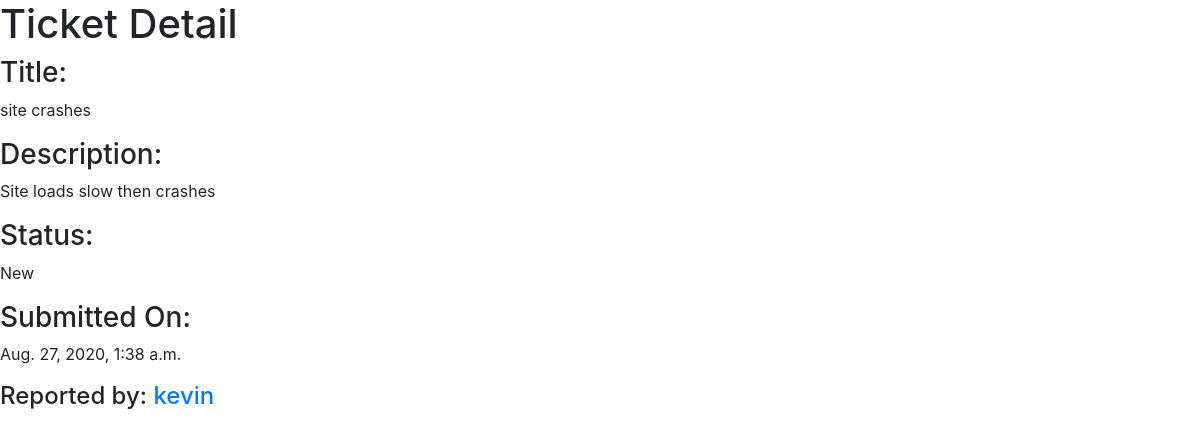
The page /ticket/1/ on the database its author committed.
### bugtracker_app/models.py (models this page shows, shortened)
class Ticket(models.Model):
    class StatusChoices(models.TextChoices):
        NEW = 'New',
        IN_PROGRESS = 'In Progress',
        DONE = 'Done',
        INVALID = 'Invalid',
    title = models.CharField(max_length=90)
    time_submitted = models.DateTimeField(
        default=now, editable=False)
    description = models.TextField(max_length=255)
    createdby = models.ForeignKey(
        CustomUserModel, null=True, on_delete=models.CASCADE, related_name='createdby')
    status = models.CharField(
        max_length=32,
        choices=StatusChoices.choices,
        default=StatusChoices.NEW
    )
    assignedto = models.ForeignKey(
        CustomUserModel, null=True, default=None, on_delete=models.CASCADE, related_name='assignedto')
    completedby = models.ForeignKey(
        CustomUserModel, blank=True, null=True, default=None, on_delete=models.CASCADE, related_name='completedby')
    class Meta:
        unique_together = ['title', 'description']

### customuser_app/models.py (models this page shows)
class CustomUserModel(AbstractUser):
    displayname = models.CharField(max_length=90, blank=True, null=True)
    REQUIRED_FIELDS = ['displayname']
    def __str__(self):
        return self.username

### bugtracker_app/views.py (the view)
# urls.py: path('ticket/<int:ticket_id>/', ticket_detail_view, name='ticketdetail'),
def ticket_detail_view(request, ticket_id):
    ticket_detail_objs = Ticket.objects.filter(id=ticket_id).first()
    return render(request, 'ticket_detail.html', {"ticket_detail_objs": ticket_detail_objs})

### templates/ticket_detail.html
{% extends 'base.html' %}
{% block content %}
<h1>Ticket Detail</h1>
<h3>Title: </h3><p>{{ ticket_detail_objs.title }}</p>
<h3>Description: </h3><p>{{ ticket_detail_objs.description }}</p>
<h3>Status: </h3><p>{{ ticket_detail_objs.status }}</p>
<h3>Submitted On: </h3><p>{{ ticket_detail_objs.time_submitted }}</p>
<h4>Reported by: <a href="#">{{ticket_detail_objs.createdby}}</a></h4>
{% endblock %}

### rows shown on the page
Ticket: title "site crashes", description "Site loads slow then crashes", status "New", time_submitted "Aug. 27, 2020, 1:38 a.m.", createdby "kevin"
